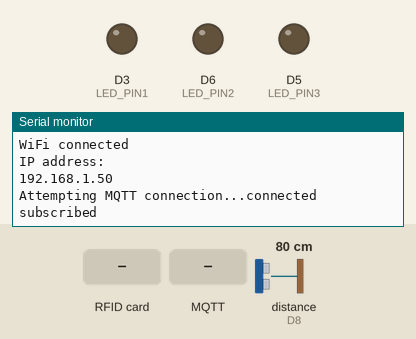
Recording of a sketch running on a simulated ESP8266 (NodeMCU). On the bench: output pins drawn as LEDs (lit = HIGH), the last lines printed to the serial monitor. Wiring (inferred from the names in the program): ultrasonic range finder: trigger D1; echo D8. Inputs (shaded band) come from the test bench; at power-on: distance to the obstacle (sensor on D8) 80 cm. The echo pulse lasts 58.3 µs per cm; WiFi joins after 1.5 s; servers stay silent unless stated; no MQTT or app messages arrive unless stated; pins used as bus, display or sensor lines are not drawn.

Above: at 2.7 s.
2.8 s: RFID card 5E 7A 19 C4 held to the reader
At 3.5 s:
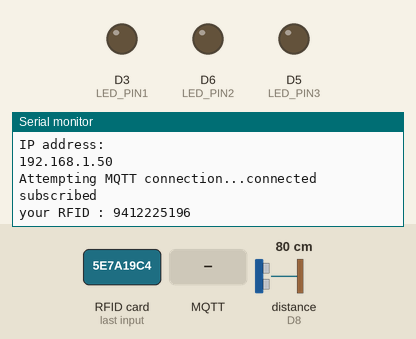
4.3 s: distance to the obstacle (sensor on D8) set to 2 cm
At 5.1 s:
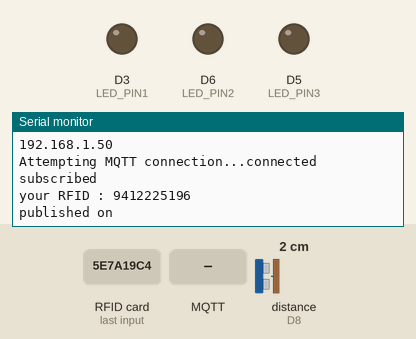
5.9 s: MQTT message "4" arrives on the first subscribed topic
At 6.8 s:
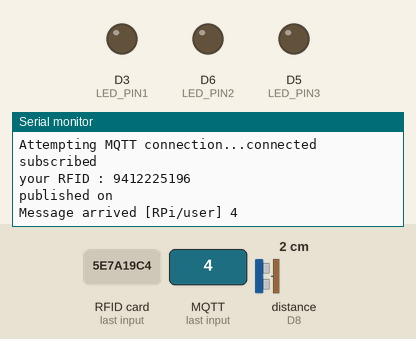
7.5 s: MQTT message "on" arrives on the first subscribed topic
At 8.6 s:
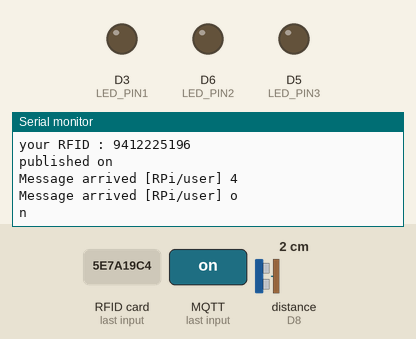
9.1 s: MQTT message "off" arrives on the first subscribed topic
At 10.3 s:
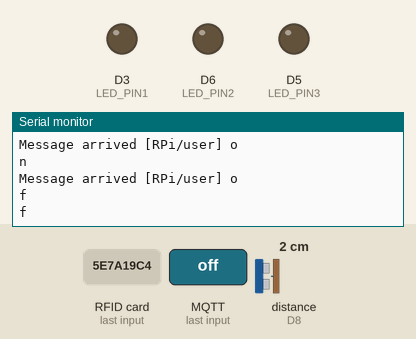

Measured:
- after the input at 2.8 s, the serial monitor: prints a new line after 0.06 s (image 1)
- after the input at 4.3 s, the serial monitor: prints a new line after 0.17 s (image 2)
- after the input at 5.9 s, the serial monitor: prints a new line after 0.15 s (image 3)
- after the input at 7.5 s, the serial monitor: prints a new line after 0.13 s (image 4)
- after the input at 9.1 s, the serial monitor: prints a new line after 0.11 s (image 5)

The sketch:

ultra_RPi_rfid1.ino
```cpp
#include <ESP8266WiFi.h>
#include <PubSubClient.h>
#include <Wire.h>
#include <EEPROM.h>
#include <Adafruit_INA219.h>
#include <SoftwareSerial.h>
#include <SPI.h>
#include <MFRC522.h>

#define TRIG D1
#define ECHO D8

#define RST_PIN   D8  // rfid pin
#define SS_PIN    D4

#define LED_PIN1 D3
#define LED_PIN2 D6
#define LED_PIN3 D5

const float CAL_FACTOR = 0.0344; //Calibration factor, this value is based on sound velocity

MFRC522 mfrc(SS_PIN, RST_PIN);

const char *ssid = "YOUR_WIFI";  // 와이파이 이름
const char *pass = "WIFI_PASS";      // 와이파이 비밀번호
const char *mqtt_server = "BROKER_IP"; // 라즈베리파이 서버 주소

// MQTT용 WiFi 클라이언트 객체 초기화
int is_published = 0;
int is_login = 0;
char message[50];
String payload = "";

WiFiClient espClient;
PubSubClient client(espClient);


void mqtt_init() {
    client.setServer(mqtt_server, 1883);
    // subscriber인경우 메시지 수신시 호출할 콜백 함수 등록
   client.setCallback(callback);
}

void callback(char* topic, byte* payload, unsigned int length) {
 Serial.print("Message arrived [");
 Serial.print(topic);
 Serial.print("] ");
 for (int i=0;i<length;i++) {
  char receivedChar = (char)payload[i];
  Serial.println(receivedChar);

    if(receivedChar == '4'){
      // 종료
      is_login = 0;
    }else if(receivedChar == '5'){
      // qr 로그인
      is_login++;
    }
    }
  Serial.println();
}


// MQTT 서버에 접속될 때까지 재접속 시도
void reconnect() {
    while (!client.connected()) {
        Serial.print("Attempting MQTT connection...");
        if (client.connect("sensoresp")) {  // 클라이언트아이드는 보통 시리얼 넘버로
            Serial.println("connected");
            // subscriber로 등록
            client.subscribe("RPi/user"); // 바꾸기!!!!!!!!!!!!!!!!!!
            delay(100);
            Serial.println("subscribed");
        } else { // 연결 안 되면 아무것도 안 한다
            Serial.print("failed, rc=");
            Serial.print(client.state()); // 실패 이유
            Serial.println(" try again in 5 seconds");
            delay(5000);
        }
    }
}


void setup() {
  Serial.begin(115200); // PC와 통신

  pinMode(LED_PIN1, OUTPUT);
  digitalWrite(LED_PIN1, LOW);
    pinMode(LED_PIN2, OUTPUT);
  digitalWrite(LED_PIN2, LOW);
    pinMode(LED_PIN3, OUTPUT);
  digitalWrite(LED_PIN3, LOW);

  WiFi.mode(WIFI_STA);

  WiFi.begin(ssid, pass);

  while (WiFi.status() != WL_CONNECTED) {
    delay(500);
    Serial.print(".");
  }
  Serial.println("");


  Serial.println("WiFi connected");
  Serial.println("IP address: ");
  Serial.println(WiFi.localIP());
   // wifi.init(ssid, password);

    mqtt_init();
    SPI.begin();                  // SPI 초기화  (SPI : 하나의 마스터와 다수의 SLAVE(종속적인 역활)간의 통신 방식)
    mfrc.PCD_Init();

     pinMode(TRIG, OUTPUT);
  pinMode(ECHO, INPUT);
}


void loop() {

    if (!client.connected()) { // MQTT연결이 안 되어 있으면 재연결
        reconnect();
    }

    if ( !mfrc.PICC_IsNewCardPresent() || !mfrc.PICC_ReadCardSerial() ) {   // 태그 접촉이 되지 않았을때 또는 ID가 읽혀지지 않았을때
    delay(100);

    float vol = sensor_ping();

  }
  else if(is_login == 0){
    String urRFID = String(mfrc.uid.uidByte[0])+String(mfrc.uid.uidByte[1])+String(mfrc.uid.uidByte[2])+String(mfrc.uid.uidByte[3]);
    Serial.print("your RFID : ");                  // 태그의 ID출력
    Serial.println(urRFID);

    // char message[50];
   //  String

    payload = urRFID;
    payload.toCharArray(message, (payload.length() + 1));
    client.publish("esp8266/rfid", message);
    is_login++;
  }

    client.loop();
    delay(100);

}

float sensor_ping() {
  float duration, distance;
  digitalWrite(TRIG, LOW);
  delayMicroseconds(2);
  digitalWrite(TRIG, HIGH);
  delayMicroseconds(10);
  digitalWrite(TRIG, LOW);
  duration = pulseIn(ECHO, HIGH);
  distance = (duration / 2) * CAL_FACTOR;
    if(distance < 7.0 && is_published == 0 && is_login == 1){
      is_published++;
    payload = "1";
    payload.toCharArray(message, (payload.length() + 1));
    client.publish("esp8266/loadcell", message);
    Serial.println("published on");
    }
  return distance;
}
```
